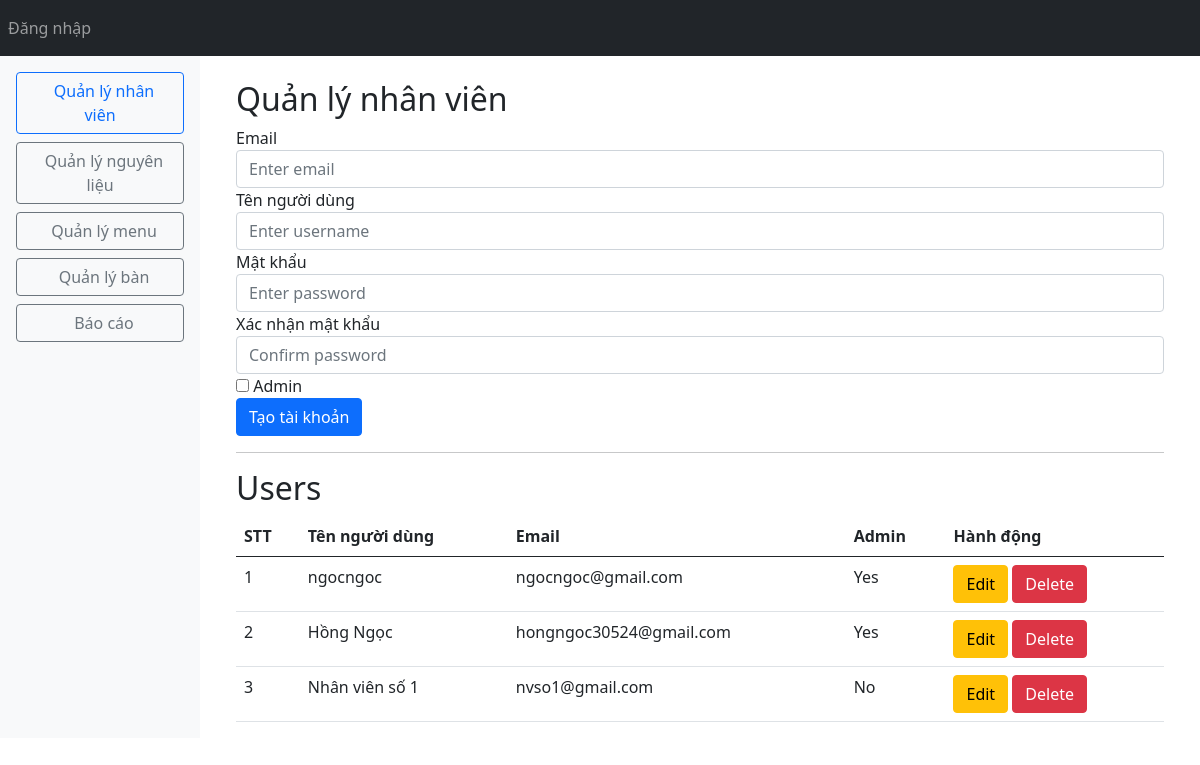
/hr_management (signed in), run on the app's committed database.
### backend/models.py (models this page shows, shortened)
class User(UserMixin, db.Model):
    id = db.Column(db.Integer, primary_key=True)
    name = db.Column(db.String(150), nullable=False)
    email = db.Column(db.String(150), unique=True, nullable=False)
    is_admin = db.Column(db.Boolean, default=False)
    password = db.Column(db.String(200), nullable=False)
    orders = db.relationship('Order', backref='user', lazy=True)

### backend/auth.py (the view, shortened to what this page needs)
@auth.route('/hr_management', methods=['GET', 'POST'])
@login_required
@admin_required
def hr_management():
    users = User.query.all()
    return render_template("HR_management.html", user=users)

### backend/__init__.py (called while the page is built)
@login_manager.user_loader
def load_user(user_id):
    return User.query.get(int(user_id))

### backend/auth.py (called while the page is built)
def admin_required(f):
    @wraps(f)
    def wrap(*args, **kwargs):
        if current_user.is_admin:
            return f(*args, **kwargs)
        else:
            abort(403)
    return wrap

### backend/templates/hr_management.html (shortened to what this page needs)
{% extends "base.html" %}
{% block content %}
<div class="container-fluid">
    <div class="row">
        <div class="col-md-2 bg-light p-3">
            <div class="d-flex flex-column">
                <a href="{{ url_for('auth.hr_management') }}" class="btn btn-outline-primary mb-2">
                    Quản lý nhân viên
                </a>
                <a href="{{ url_for('material.materials_page') }}" class="btn btn-outline-secondary mb-2">
                    Quản lý nguyên liệu
                </a>
                <a href="{{ url_for('menu.menu_page') }}" class="btn btn-outline-secondary mb-2">
                    Quản lý menu
                </a>
                <a href="{{ url_for('table.manage_tables') }}" class="btn btn-outline-secondary mb-2">
                    Quản lý bàn
                </a>
                <a href="{{ url_for('report.report_page') }}" class="btn btn-outline-secondary mb-2">
                    Báo cáo
                </a>
            </div>
        </div>
        <div class="col-md-10">
            <div class="container mt-4">
                <h2>Quản lý nhân viên</h2>
                <form method="post" action="{{ url_for('auth.hr_management') }}">
                    <div class="form-group">
                        <label for="email">Email</label>
                        <input type="email" class="form-control" id="email" name="email" placeholder="Enter email" required>
                    </div>
                    <div class="form-group">
                        <label for="name">Tên người dùng</label>
                        <input type="text" class="form-control" id="name" name="name" placeholder="Enter username" required>
                    </div>
                    <div class="form-group">
                        <label for="password">Mật khẩu</label>
                        <input type="password" class="form-control" id="password" name="password" placeholder="Enter password" required>
                    </div>
                    <div class="form-group">
                        <label for="confirm_password">Xác nhận mật khẩu</label>
                        <input type="password" class="form-control" id="confirm_password" name="confirm_password" placeholder="Confirm password" required>
                    </div>
                    <div class="form-group">
                        <input type="checkbox" id="is_admin" name="is_admin">
                        <label for="is_admin">Admin</label>
                    </div>
                    <button type="submit" class="btn btn-primary">Tạo tài khoản</button>
                </form>
                <hr>
                <h2>Users</h2>
                <table class="table">
                    <thead>
                        <tr>
                            <th>STT</th>
                            <th>Tên người dùng</th>
                            <th>Email</th>
                            <th>Admin</th>
                            <th>Hành động</th>
                        </tr>
                    </thead>
                    <tbody>
                        {% if user %}
                            {% for user in user %}
                            <tr>
                                <td>{{ loop.index }}</td>
                                <td>
                                    <span class="user-info"> {{ user.name }}</span>
                                </td>
                                <td>
                                    <span class="user-info"> {{ user.email }}</span>
                                </td>
                                <td>
                                    <span class="user-info"> {{ 'Yes' if user.is_admin else 'No' }}</span>
                                </td>
                                <td>
                                    <button class="btn btn-warning edit-btn" onclick="editUser(this, '{{ user.id }}')">Edit</button>
                                    <button class="btn btn-danger" onclick="deleteUser('{{ user.id }}')">Delete</button>
                                </td>
                            </tr>
                            {% endfor %}
                        {% else %}
                            <p>No users found.</p>
                        {% endif %}
                    </tbody>
                </table>
            </div>
        </div>
    </div>
</div>
{% endblock %}

### data on the page
User: name "ngocngoc", email "ngocngoc@gmail.com", is_admin "Yes"
User: name "Hồng Ngọc", email "hongngoc30524@gmail.com", is_admin "Yes"
User: name "Nhân viên số 1", email "nvso1@gmail.com", is_admin "No"
